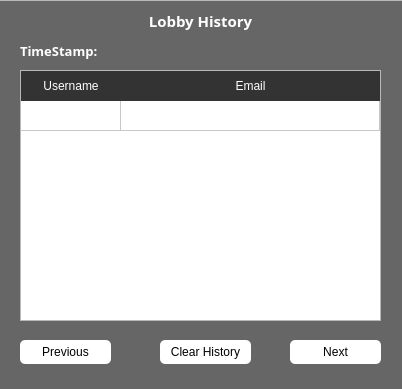
<?xml version="1.0" encoding="UTF-8"?>
<ui version="4.0">
 <class>ViewHistory</class>
 <widget class="QDialog" name="ViewHistory">
  <property name="geometry">
   <rect>
    <x>0</x>
    <y>0</y>
    <width>402</width>
    <height>389</height>
   </rect>
  </property>
  <property name="minimumSize">
   <size>
    <width>402</width>
    <height>389</height>
   </size>
  </property>
  <property name="maximumSize">
   <size>
    <width>402</width>
    <height>389</height>
   </size>
  </property>
  <property name="windowTitle">
   <string>Teamfinder : History</string>
  </property>
  <property name="styleSheet">
   <string notr="true">background:#666;
font-family:&quot;Poppins&quot;;</string>
  </property>
  <widget class="QFrame" name="frame">
   <property name="geometry">
    <rect>
     <x>-10</x>
     <y>0</y>
     <width>421</width>
     <height>391</height>
    </rect>
   </property>
   <property name="styleSheet">
    <string notr="true">background:none;
background-color:rgba(32,32,32,.9);
color:white;</string>
   </property>
   <property name="frameShape">
    <enum>QFrame::StyledPanel</enum>
   </property>
   <property name="frameShadow">
    <enum>QFrame::Raised</enum>
   </property>
   <widget class="QTableWidget" name="tableWidget">
    <property name="geometry">
     <rect>
      <x>30</x>
      <y>70</y>
      <width>361</width>
      <height>251</height>
     </rect>
    </property>
    <property name="autoFillBackground">
     <bool>false</bool>
    </property>
    <property name="styleSheet">
     <string notr="true">QTableWidget{

	outline:none;
}
QHeaderView::section {
    background-color: #333333; /* Set the background color of header sections */
    color: #ffffff; /* Set the text color of header sections */
    padding: 6px; /* Set padding for header sections */
	border:none;
}

QTableWidget::item:selected:focus { 
background:#0078D7;
 }
QTableWidget::item:!selected:focus { 
background:transparent; 
}

QTableWidget::item {
 
    border:none;
    padding: 5px; /* Set padding for items */
}
</string>
    </property>
    <attribute name="horizontalHeaderStretchLastSection">
     <bool>true</bool>
    </attribute>
    <attribute name="verticalHeaderVisible">
     <bool>false</bool>
    </attribute>
    <row>
     <property name="text">
      <string>2352352</string>
     </property>
    </row>
    <column>
     <property name="text">
      <string>Username</string>
     </property>
    </column>
    <column>
     <property name="text">
      <string>Email</string>
     </property>
    </column>
   </widget>
   <widget class="QPushButton" name="pushButton_2">
    <property name="geometry">
     <rect>
      <x>30</x>
      <y>340</y>
      <width>91</width>
      <height>24</height>
     </rect>
    </property>
    <property name="cursor">
     <cursorShape>PointingHandCursor</cursorShape>
    </property>
    <property name="styleSheet">
     <string notr="true">QPushButton{
background:#fff;
border-radius:5px;
color:black;

}

QPushButton:hover {
    background-color: lightgray;
}

QPushButton:pressed {
    background-color: gray;

}
QPushButton{
background:#fff;
border-radius:5px;
color:black;

}

QPushButton:hover {
    background-color: lightgray;
}

QPushButton:pressed {
    background-color: gray;

}QPushButton:disabled{
	background-color:#888;
}</string>
    </property>
    <property name="text">
     <string>Previous</string>
    </property>
   </widget>
   <widget class="QPushButton" name="pushButton_3">
    <property name="geometry">
     <rect>
      <x>170</x>
      <y>340</y>
      <width>91</width>
      <height>24</height>
     </rect>
    </property>
    <property name="cursor">
     <cursorShape>PointingHandCursor</cursorShape>
    </property>
    <property name="styleSheet">
     <string notr="true">QPushButton{
background:#fff;
border-radius:5px;
color:black;

}

QPushButton:hover {
    background-color: lightgray;
}

QPushButton:pressed {
    background-color: gray;

}</string>
    </property>
    <property name="text">
     <string>Clear History</string>
    </property>
   </widget>
   <widget class="QPushButton" name="pushButton">
    <property name="geometry">
     <rect>
      <x>300</x>
      <y>340</y>
      <width>91</width>
      <height>24</height>
     </rect>
    </property>
    <property name="cursor">
     <cursorShape>PointingHandCursor</cursorShape>
    </property>
    <property name="styleSheet">
     <string notr="true">QPushButton{
background:#fff;
border-radius:5px;
color:black;

}

QPushButton:hover {
    background-color: lightgray;
}

QPushButton:pressed {
    background-color: gray;

}
QPushButton{
background:#fff;
border-radius:5px;
color:black;

}

QPushButton:hover {
    background-color: lightgray;
}

QPushButton:pressed {
    background-color: gray;

}QPushButton:disabled{
	background-color:#888;
}</string>
    </property>
    <property name="text">
     <string>Next</string>
    </property>
   </widget>
   <widget class="QLabel" name="label">
    <property name="geometry">
     <rect>
      <x>30</x>
      <y>10</y>
      <width>361</width>
      <height>21</height>
     </rect>
    </property>
    <property name="font">
     <font>
      <family>Poppins</family>
      <pointsize>11</pointsize>
      <bold>true</bold>
     </font>
    </property>
    <property name="styleSheet">
     <string notr="true">background:none;</string>
    </property>
    <property name="text">
     <string>Lobby History</string>
    </property>
    <property name="alignment">
     <set>Qt::AlignCenter</set>
    </property>
   </widget>
   <widget class="QLabel" name="label_2">
    <property name="geometry">
     <rect>
      <x>30</x>
      <y>40</y>
      <width>101</width>
      <height>21</height>
     </rect>
    </property>
    <property name="font">
     <font>
      <family>Poppins</family>
      <pointsize>10</pointsize>
      <bold>true</bold>
     </font>
    </property>
    <property name="styleSheet">
     <string notr="true">background:none;</string>
    </property>
    <property name="text">
     <string>TimeStamp:</string>
    </property>
   </widget>
   <widget class="QLabel" name="timestamp">
    <property name="geometry">
     <rect>
      <x>140</x>
      <y>40</y>
      <width>251</width>
      <height>21</height>
     </rect>
    </property>
    <property name="styleSheet">
     <string notr="true">background:none;
</string>
    </property>
    <property name="text">
     <string/>
    </property>
   </widget>
  </widget>
 </widget>
 <resources/>
 <connections/>
</ui>
